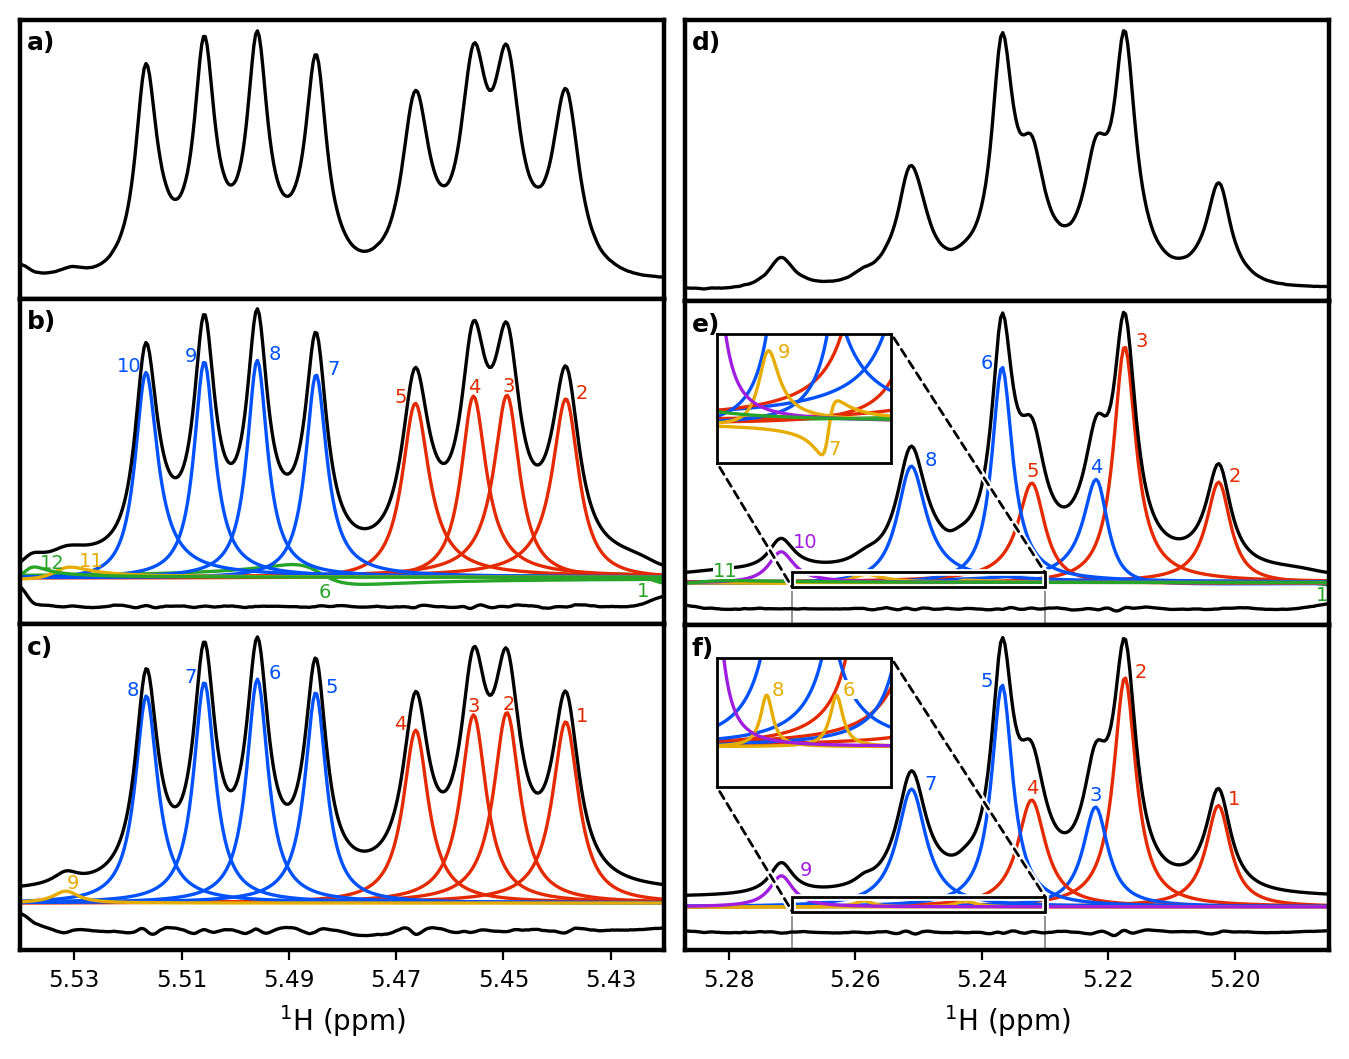

Write Python code to recreate this figure.
import os
from pathlib import Path
import subprocess

import numpy as np

import matplotlib as mpl
import matplotlib.pyplot as plt
from matplotlib.patches import Rectangle
import matplotlib.transforms as transforms
plt.style.use('./../stylesheet.mplstyle')

from nmrespy.core import Estimator

# ------------------------------------------------------------------------
# Parameters to customise features of the result plot.
# Set to True to carry out estimation.
# Set to False to reload already obtained results and simply plot figure
ESTIMATE = False

B = 0.05 # Bottom of lowest axes
T = 0.98 # Top of highest axes
R = 0.98 # Rightmost position of axes
L = 0.05 # Leftmost position of axes
H_SEP = 0.01 # Horizontal separation of figs a) -> c) and d) -> f)
INSET_RECT = [0.05, 0.5, 0.27, 0.4] # Location of inset axes in panels e) and f)
FIGSIZE = (7, 5) # Figure size
# x-ticks of panels a) -> f)
XTICKS = 3 * [[5.53 - i * (0.02) for i in range(6)]] + \
         3 * [[5.28 - i * (0.02) for i in range(5)]]
YTICKS = [[0, 2.5E7], [0, 2.8E7]] # y-ticks of panels a) and d)
YLIMS = [ # y-limits of panels a) -> f)
    (-1E6, 2.9E7),
    (-5E6, 3E7),
    (-5E6, 3E7),
    (-1E6, 3.2E7),
    (-5E6, 3.3E7),
    (-5E6, 3.3E7),
]
INSET_XLIM = (5.27, 5.23) # x-limits of inset axes in panels e) & f)
INSET_YLIM = (-5.5E5, 1.2E6) # y-limits of inset axes in panels e) & f)
LW = 1 # linewidths
COLORS = plt.rcParams['axes.prop_cycle'].by_key()['color'] # Need at least 5 colors
DISPS = [ # Oscillator label displacements
    # b)
    iter([(-0.004, -1.4E6), # 1
    (-0.002, 1E5), # 2
    (0.001, 4E5), # 3
    (0.001, 4E5), # 4
    (0.004, 1E5), # 5
    (-0.005, -3.5E6), # 6
    (-0.002, 1E5), # 7
    (-0.002, 1E5), # 8
    (0.0035, 1E5), # 9
    (0.0055, 1E5), # 10
    (-0.0015, 1E5), # 11
    (-0.001, -2E5)]), # 12

    # c)
    iter([(-0.002, 1E5), # 1
    (0.001, 4E5), # 2
    (0.001, 4E5), # 3
    (0.004, 1E5), # 4
    (-0.002, 1E5), # 5
    (-0.002, 1E5), # 6
    (0.0035, 1E5), # 7
    (0.00355, 1E5), # 8
    (0, 3E5)]), # 9

    # e)
    iter([(-0.006, -1.8E6), # 1
    (-0.0015, 1E5), # 2
    (-0.0015, 1E5), # 3
    (0.001, 8E5), # 4
    (0.001, 8E5), # 5
    (0.0035, -1E5), # 6
    (-0.002, 1E5), # 8
    (-0.002, 5E5), # 10
    (0.003, 5E5)]), # 11

    # f)
    iter([(-0.0015, 1E5), # 1
    (-0.0015, 1E5), # 2
    (0.001, 8E5), # 3
    (0.001, 8E5), # 4
    (0.0035, -1E5), # 5
    (-0.002, 0), # 7
    (-0.003, 1000)]), # 9

    # e) (inset)
    iter([(0.002, 0), # 7
    (-0.002, -1E5)]), # 9

    # f) (inset)
    iter([(-0.0015, 0), # 6
    (-0.001, 0)]), # 8
]

LABEL_FS = 7 # Fontsize of oscillator labels
MODEL_SHIFTS = iter(2 * [1E6] + 2 * [1E6]) # Upward displacement of model plots (+ve)
RESID_SHIFTS = iter(2 * [3E6] + 2 * [3E6]) # Downward displacement of residual plots (+ve)
DOT_LS = (2.5, (3, 2)) # Linestyle of dashed lines
# ------------------------------------------------------------------------

def estimate():
    """Performs estimation routine on two different spectral regions
    using NMR-EsPy"""

    pwd = Path.cwd()

    relpaths = ['results'] + [f'results/{i}' for i in (1, 2)]

    for relpath in relpaths:
        if not (rp := pwd / relpath).is_dir():
            os.mkdir(rp)

    datapath = pwd / '../../data/cyclosporin/1/pdata/1'

    estimator = Estimator.new_bruker(datapath)
    regions = ([[5.54, 5.42]], [[5.287, 5.185]])

    for i, region in enumerate(regions, start=1):
        estimator.frequency_filter(region, noise_region=[[6.48, 6.38]])
        estimator.matrix_pencil()
        estimator.to_pickle(path=f"results/{i}/mpm", force_overwrite=True)
        estimator.nonlinear_programming(phase_variance=True, max_iterations=500)
        estimator.to_pickle(path=f"results/{i}/nlp", force_overwrite=True)

        desc = f"50mM cyclosporin in Benzene-d6 (Example {i})"
        for fmt in ["txt", "pdf", "csv"]:
            if fmt == "pdf":
                desc.replace("50mM", "$50$m\\textsc{M}")
                desc.replace("d6", "d\\textsubscript{6}")

            estimator.write_result(
                path=f"results/{i}/cyclosporin_result", fmt=fmt, description=desc,
                force_overwrite=True,
            )

        np.savetxt(f'results/{i}/errors.txt', estimator.get_errors())
        np.savetxt(f'results/{i}/parameters.txt', estimator.get_result())


def plot():

    plt.rcParams['lines.linewidth'] = LW

    try:
        estimators = [
            Estimator.from_pickle(path="results/1/mpm"),
            Estimator.from_pickle(path="results/1/nlp"),
            Estimator.from_pickle(path="results/2/mpm"),
            Estimator.from_pickle(path="results/2/nlp"),
        ]

    except:
        raise IOError("Couldn't find pickled estimator files")

    # Colors of each oscillator
    col_indices = [
        [4, 0, 0, 0, 0, 4, 1, 1, 1, 1, 2, 4], # b)
        [0, 0, 0, 0, 1, 1, 1, 1, 2], # c)
        [4, 0, 0, 1, 0, 1, 2, 1, 2, 3, 4], # e)
        [0, 0, 1, 0, 1, 2, 1, 2, 3], # f)
    ]
    # List of plots
    # Info will be extracted from these to construct customised plots
    plots = []
    for inds, est in zip(col_indices, estimators):
        cols = [COLORS[i] for i in inds]
        # Prevent error for estimators which have only had MPM run
        est._saveable = True
        plots.append(est.plot_result(data_color='k', oscillator_colors=cols))


    # Duplicate the last two plots (panels e) and f)):
    # One set for the main axes, one set for inset axes
    plots = plots + plots[-2:]

    # Extract chemical shifts and original spectra
    shifts = [plots[i].lines['data'].get_xdata() for i in (0, 2)]
    spectra = [plots[i].lines['data'].get_ydata() for i in (0, 2)]

    # Construct figure
    fig = plt.figure(figsize=FIGSIZE)

    xlims = 3 * [(shifts[0][0], shifts[0][-1])] + \
            3 * [(shifts[1][0], shifts[1][-1])]

    # Determine axes geometries
    lefts = 3 * [L] + 3 * [L + H_SEP + (R - L) / 2]
    widths = 6 * [(R - L - H_SEP) / 2]
    heights = []
    bottoms = []
    for start in (0, 3):
        spans = [abs(YLIMS[i][1] - YLIMS[i][0]) for i in range(start, start+3)]
        heights += [s / sum(spans) * (T - B) for s in spans]
        bottoms += [B + sum(heights[-3:][i:]) for i in range(1, 4)]
    dims = [[l, b, w, h] for l, b, w, h in zip(lefts, bottoms, widths, heights)]

    # Create main axes ( a) -> f) )
    axs = []
    for i, (dim, xl, yl, xtks) in enumerate(zip(dims, xlims, YLIMS, XTICKS)):
        axs.append(fig.add_axes(dim))
        ax = axs[-1]
        # panel labels ( a), b), ..., f) )
        # `trans` ensures x is in axes coords and y is in figure coords
        trans = transforms.blended_transform_factory(
            axs[-1].transAxes, fig.transFigure,
        )
        ax.text(
            0.01, dim[1] + dim[3] - 0.03, f'{chr(i + 97)})',
            transform=trans, fontsize=9, weight='bold',
        )
        # Set limits
        ax.set_xlim(xl)
        ax.set_ylim(yl)
        ax.set_xticks(xtks)
        if i in [2, 5]:
            ax.set_xlabel('$^1$H (ppm)')
        else:
            ax.set_xticklabels([])

    # Create inset axes for panels e) and f)
    axins = []
    for ax in axs[4:]:
        axins.append(ax.inset_axes(INSET_RECT, zorder=200))
        axin = axins[-1]
        axin.set_xlim(INSET_XLIM)
        axin.set_ylim(INSET_YLIM)
        axin.set_xticks([])
        for pos in ['top', 'bottom', 'left', 'right']:
            axin.spines[pos].set_linewidth(LW)

    # Plot original data in panels a) and d)
    axs[0].plot(shifts[0], spectra[0], color='k')
    axs[3].plot(shifts[1], spectra[1], color='k')

    # Extract oscillator lines and labels
    lines = []
    labels = []
    for p in plots:
        # Strip data plot residual plots from lines (first and last elements)
        lines.append([line for line in p.lines.values()][1:-1])
        labels.append([lab for lab in p.labels.values()])

    # Indices of labels to show for each panel
    show_labs = [
        range(len(labels[0])), # b) (show all labels)
        range(len(labels[1])), # c) (show all labels)
        [0, 1, 2, 3, 4, 5, 7, 9, 10], # e)
        [0, 1, 2, 3, 4, 6, 8], # f)
        [6, 8], # e) (inset)
        [5, 7], # f) (inset)
    ]

    # Loop over b), c), e), f), e) (inset), and f) (inset)
    # These axes will show individual oscillators
    osc_axes = [axs[i] for i in (1,2,4,5)] + axins
    for i, (ax, lns, lbs, sl, dsps) in enumerate(zip(osc_axes, lines, labels, show_labs, DISPS)):
        if i < 4:
            # Panels b), c), e), f)
            # Will plot the sum of oscillators (model), and residual in
            # these panels
            model = np.zeros(lns[0].get_xdata().shape)
        for j, (ln, lb) in enumerate(zip(lns, lbs)):
            # Plot oscillator line
            color = ln.get_color()
            x_ln = ln.get_xdata()
            y_ln = ln.get_ydata()
            ax.plot(x_ln, y_ln, color=color)

            if i < 4:
                # Add oscillator to model
                model += y_ln

            # Add oscillator text label
            x_lb, y_lb = lb.get_position()
            txt = lb.get_text()
            if j in sl:
                d_x, d_y = next(dsps)
                ax.text(x_lb + d_x, y_lb + d_y, txt, color=color,
                        fontsize=LABEL_FS, zorder=200)
        if i < 4:
            # Plot model and residual
            idx = i // 2
            residual = spectra[idx] - model
            ax.plot(shifts[idx], model + next(MODEL_SHIFTS), color='k')
            ax.plot(shifts[idx], residual - next(RESID_SHIFTS), color='k')

    # White rectangles to make certain oscillator labels clearer (overlap with
    # plot lines)
    r = Rectangle((5.2412, 6.5E5), -0.0035, 2.5E5, facecolor='w', zorder=50)
    axins[1].add_patch(r)
    r = Rectangle((5.2825, 7E5), -0.0033, 1.5E6, facecolor='w', zorder=50)
    axs[4].add_patch(r)

    # Create rectangle highlighting region illustrated by inset axes in
    # panels e) and f
    for ax, inset_ax, in zip(axs[4:], axins):
        xlim = inset_ax.get_xlim()
        ylim = inset_ax.get_ylim()
        # Get figure -> data transformation matrix
        figure_to_data = fig.transFigure + ax.transData.inverted()
        # Get points (in figure coords) of inset axis vertices
        pts = ax.__dict__['child_axes'][0].__dict__['_position'].__dict__['_points']
        # Transform inset axis vertices to data coords
        inset_vertices = [list(figure_to_data.transform(pt)) for pt in pts]

        # Create rectangle for region illustrated, and lines to link
        # region and inset axis.
        # Two lines:
        # 1. Thinner dotted black line
        # 2. Thicker white line below the black dotted line to provide
        # some padding from the rest of the figure.
        for i, (col, lw, ls) in enumerate(zip(('w', 'k'), (2.4 * LW, LW), ('-', DOT_LS))):
            # Zorder used ensures white line is above rest of plot, but below
            # black dotted line
            ax.add_patch(
                Rectangle(
                    (xlim[0], ylim[0]), xlim[1] - xlim[0], ylim[1] - ylim[0],
                    linewidth=lw, edgecolor=col, facecolor='none',
                    zorder=100+i*10,
                )
            )
            # Lines linking region of interest and insert axes
            ax.plot(
                [xlim[0], inset_vertices[0][0]], [ylim[0],
                inset_vertices[0][1]], solid_capstyle='round', linewidth=lw,
                color=col, zorder=100+i*10, linestyle=ls,
                dash_capstyle='round',
            )
            ax.plot(
                [xlim[1], inset_vertices[1][0]], [ylim[1],
                inset_vertices[1][1]], solid_capstyle='round', linewidth=lw,
                color=col, zorder=100+i*10, linestyle=ls,
                dash_capstyle='round',
            )

        # Lines linking xticks with rectangle
        ax.plot(
            [xlim[0], xlim[0]], [ax.get_ylim()[0], ylim[0]],
            color='#808080', dash_capstyle='round', lw=0.6, zorder=0,
        )
        ax.plot(
            [xlim[1], xlim[1]], [ax.get_ylim()[0], ylim[0]],
            color='#808080', dash_capstyle='round', lw=0.6, zorder=0,
        )

    fig.savefig(
        f"cyclosporin.png", transparent=False, facecolor='#ffffff',
        dpi=200,
    )

if __name__ == '__main__':
    if ESTIMATE:
        estimate()
    plot()
